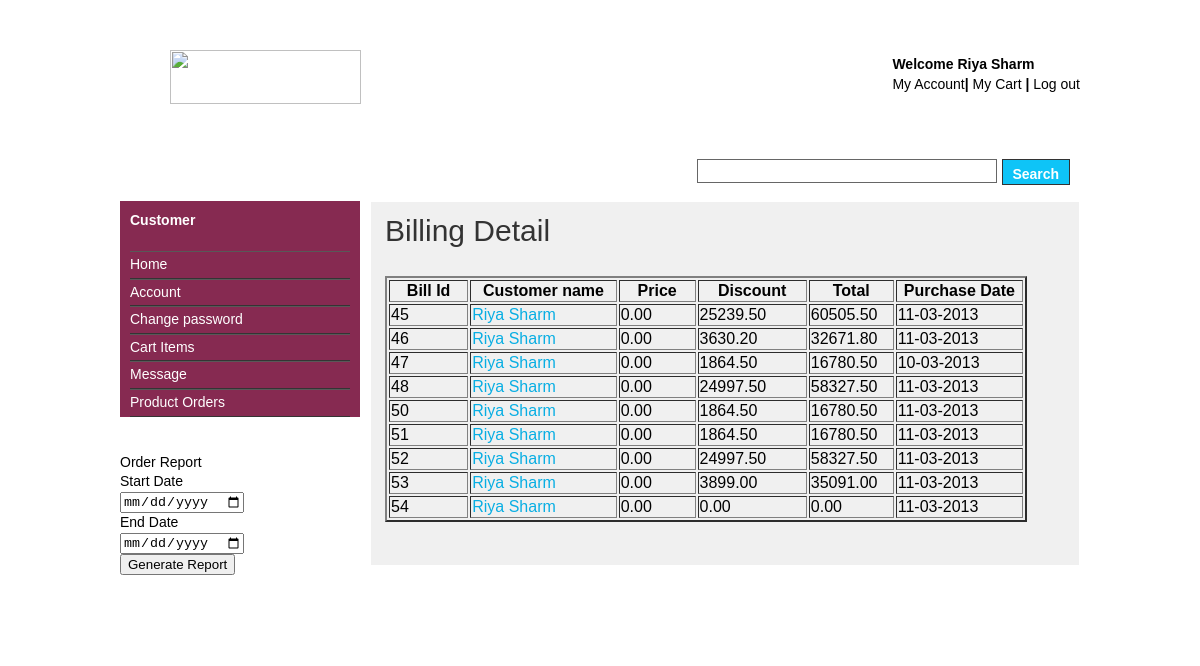
The app's page /billingdetail.php?billst=ord (signed in) with its own data.
### tables this page shows
CREATE TABLE IF NOT EXISTS `customer` (
  `custid` int(10) NOT NULL AUTO_INCREMENT,
  `custfname` varchar(20) NOT NULL,
  `custlname` varchar(20) NOT NULL,
  `dob` date NOT NULL,
  `address` text NOT NULL,
  `state` varchar(20) NOT NULL,
  `country` varchar(20) NOT NULL,
  `contactno` varchar(20) NOT NULL,
  `email` varchar(20) NOT NULL,
  `c_password` varchar(20) NOT NULL,
  `lastlogin` datetime NOT NULL,
  `created_at` datetime NOT NULL,
  `status` varchar(20) NOT NULL,
  PRIMARY KEY (`custid`)
);

CREATE TABLE IF NOT EXISTS `billing` (
  `bill_id` int(10) NOT NULL AUTO_INCREMENT,
  `cust_id` int(10) NOT NULL,
  `price` double(10,2) NOT NULL,
  `discount` double(10,2) NOT NULL,
  `total` double(10,2) NOT NULL,
  `purch_date` date NOT NULL,
  `deliv_date` date NOT NULL,
  PRIMARY KEY (`bill_id`)
);

### billingdetail.php (the view, shortened to what this page needs)
<?php
include("dbconnect.php");
include("header.php");
?>
  <div id="templatemo_main">
   		<div id="sidebar" class="float_l">
        	<div class="sidebar_box"><span class="bottom"></span>
   		    <?php
 if(isset($_SESSION["adlogin"]))
{
 include("adminsidebar.php");
}
else if(isset($_SESSION["splogin"]))
{
 include("adminsidebar.php");
}
else
{
 include("sidebar.php");
}
 ?>
    </div>
   		<div id="content" class="float_r">
        <h1>Billing Detail       </h1>
        <table width="642" border="2">
                    <tr>
                    <th width="62">Bill Id</th>
                      <th width="118">Customer name</th>
                        <th width="60">Price</th>
         <th width="87">Discount</th>
                        <th width="56">Total</th>
                        <th width="102">Purchase Date</th>
                    </tr>
     <?php
 if(isset($_SESSION[custid]))
 {
	if($_GET[billst] == "ord")
	{
	$result= mysqli_query($con,"SELECT * FROM billing where cust_id='$_SESSION[custid]'");
	}
	else if($_GET[billst] == "del")
	{
		$dt = date("Y-m-d");
	$result= mysqli_query($con,"SELECT * FROM billing where cust_id='$_SESSION[custid]' AND deliv_date<'$dt'");
	}
}
else
{
$result= mysqli_query($con,"SELECT * FROM billing");
}
    while($row = mysqli_fetch_array($result))
  {
  echo "<tr>";
  echo "<td>" . $row['bill_id'] . "</td>";
  echo "<td>";
  $result1= mysqli_query($con,"SELECT * FROM customer where custid = '$row[cust_id]'");
$row1 = mysqli_fetch_array($result1);
echo "<a href='billing.php?bid=$row[bill_id]'>".$row1[custfname]. " ". $row1[custlname]."</a>";
  echo "</td>";
  echo "<td>" . $row['price'] . "</td>";
  echo "<td>" . $row['discount'] . "</td>";
  echo "<td>" . $row['total'] . "</td>";
  echo "<td>" .  $date = date("d-m-Y ", strtotime($row['purch_date'])). "</td>";
  echo "</tr>";
  }
?>
          </table>
        <p>&nbsp;</p>
</div>
<div class="row">
	<div class="col-md-12">
		<div class="panel panel-default">
			<div class="panel-heading">
				<i class="glyphicon glyphicon-check"></i>	Order Report
			</div>
			<div class="panel-body">
				<form class="form-horizontal" action="getOrderReport.php" method="post" id="getOrderReportForm">
				  <div class="form-group">
				    <label for="startDate" class="col-sm-2 control-label">Start Date</label>
				    <div class="col-sm-10">
				      <input type="date" class="form-control" id="startDate" name="startDate" placeholder="Start Date" />
				    </div>
				  </div>
				  <div class="form-group">
				    <label for="endDate" class="col-sm-2 control-label">End Date</label>
				    <div class="col-sm-10">
				      <input type="date" class="form-control" id="endDate" name="endDate" placeholder="End Date" />
				    </div>
				  </div>
				  <div class="form-group">
				    <div class="col-sm-offset-2 col-sm-10">
				      <button type="submit" class="btn btn-success" id="generateReportBtn"> <i class="glyphicon glyphicon-ok-sign"></i> Generate Report</button>
				    </div>
				  </div>
				</form>
			</div>
		</div>
	</div>
</div>
</div>
    <?php
	include("footer.php");
	?>

### header.php (shortened to what this page needs)
<?php
include("dbconnect.php");
$resultuser = mysqli_query($con,"SELECT * FROM customer where custid='$_SESSION[custid]'");
while ($myrowuser = mysqli_fetch_array($resultuser))
	{
	$cname = $myrowuser[custfname]. " ". $myrowuser[custlname];
	}
?>
<html>
<head>
<link href="css/templatemo_style.css" rel="stylesheet" type="text/css" />
<link rel="stylesheet" type="text/css" href="css/ddsmoothmenu.css" />
<link rel="stylesheet" type="text/css" media="all" href="css/jquery.dualSlider.0.2.css" />
</head>
<body>
<div id="templatemo_wrapper">
	<div id="templatemo_header">
    	<a href="index.php"><div id="site_title">
        	<h1>&nbsp;&nbsp;&nbsp;&nbsp;&nbsp;&nbsp;<img src="images/nexus.jfif" width="191" height="54" /></h1>
        </div></a>
        <div id="header_right">
	       <strong>
		<?php
			if(isset($_SESSION["loginid"]))
			{
				echo "Welcome ".$cname;
			}
			?>
		<br/>
  		<a href="viewaccount.php">My Account</a>| <a href="shoppingcart.php">My Cart</a> |
            <?php
			if(isset($_SESSION["loginid"]))
			{
				?>
               <a href="logout.php">Log out</a>
				<?php
			}
			else
			{
				?>
             <a href="login.php">Log In</a>
		| <a href="register.php">Register</a>
        <?php
			}
			?>
        </strong></div>
    </div>
    <div id="templatemo_menu">
    	<div id="top_nav" class="ddsmoothmenu">
            <ul>
                <li><a href="index.php?selected=1" <?php if($_GET[selected]=="1") { echo "class='selected'"; } ?>>Home</a></li>
                <li><a href="products.php?selected=2" <?php if($_GET[selected]=="2") { echo "class='selected'"; } ?>>Products</a></li>
                <li><a href="about.php?selected=3" <?php if($_GET[selected]=="3") { echo "class='selected'"; } ?>>About</a></li>
                <li><a href="contact.php?selected=6" <?php if($_GET[selected]=="6") { echo "class='selected'"; } ?>>Contact</a></li>
            </ul>
            <br style="clear: left" />
        </div>
        <div id="menu_second_bar">
        	<div id="templatemo_search">
                <form name="search" method="post" action="products.php">
                  <input type="text" name="searchpr" id="searchpr" title="search"  class="txt_field" />
                  <input type="submit" name="Search" value=" Search " alt="Search" id="searchbutton" title="Search" class="sub_btn"  />
                </form>
            </div>
    	</div>
    </div>

### templatemo_style.css (style rules this page uses)
body { margin: 0; padding: 0; color: #000; font-family: Tahoma, Geneva, sans-serif; font-size: 14px; line-height: 1.4em; background-color: #FFF; background-repeat: repeat; background-image: url(../images/templatemo_body.jpg) }
a, a:link, a:visited { color: #08aee3; font-weight: normal; text-decoration: none; }
p { margin: 0 0 10px 0; padding: 0; }
img { border: none; }
h1, h2, h3, h4, h5, h6 { color: #333; font-weight: normal; }
h1 { font-size: 30px; margin: 0 0 30px; padding: 5px 0; }
.float_l { float: left }
.float_r { float: right }
#templatemo_wrapper { width: 960px; margin: 0 auto; padding: 0 10px 10px; }
#templatemo_header { width: 100%; padding: 50px 0 10px; }
#templatemo_menu { width: 100%; height: 77px; margin-bottom: 10px; background: url(../images/templatemo_menu.jpg) repeat-x }
#templatemo_main { width: 100%; margin-bottom: 10px; }
#content { width: 680px; background: #f0f0f0; border: 1px solid #fff; padding: 14px; }
#sidebar { width: 240px }
#site_title { float: left; }
#site_title h1 { margin: 0; padding: 0; }
#header_right { float: right; margin-top: 5px; }
#header_right a { color: #000; }
#menu_second_bar { color: #FFF; padding: 5px 10px; }
#templatemo_search { color: #FFF; float: right; }
#templatemo_search form { margin: 0; padding: 0; }
#templatemo_search .txt_field { float: left; display: block; margin-right: 5px; height: 24px; line-height: 24px; width: 300px; color: #000; font-size: 12px; padding: 0 5px; font-variant: normal; border: 1px solid #666; background: #FFF; }
#templatemo_search .sub_btn { float: right; display: block; color: #fff; height: 26px; font-size: 14px; font-weight: 700; line-height: 26px; cursor: pointer; border: 1px solid #333; background: #0ec4f7; }
.sidebar_box { position: relative; background: #862A51; margin-bottom: 36px; }
.sidebar_box span.bottom { position: absolute; bottom: -26px; left: 0; width: 240px; height: 26px; background: url(../images/templatemo_sidebar_bottom.jpg) }

### ddsmoothmenu.css (style rules this page uses)
.ddsmoothmenu ul { z-index:100; margin: 0; padding: 0; list-style-type: none; }
.ddsmoothmenu ul li { position: relative; display: inline; float: left; }
.ddsmoothmenu ul li a { display: block; padding: 0 30px; height: 40px; line-height: 40px; margin-right: 1px; font-size: 14px; color: #FFF; text-decoration: none; outline: none; text-align: center; background: url(images/templatemo_menu_divider.png) right center no-repeat }

### records on screen
customer: cname "Riya Sharm"
billing: bill_id "45", customer.custfname "Riya", customer.custlname "Sharm", price "0.00", discount "25239.50", total "60505.50", purch_date "11-03-2013"
billing: bill_id "46", customer.custfname "Riya", customer.custlname "Sharm", price "0.00", discount "3630.20", total "32671.80", purch_date "11-03-2013"
billing: bill_id "47", customer.custfname "Riya", customer.custlname "Sharm", price "0.00", discount "1864.50", total "16780.50", purch_date "10-03-2013"
billing: bill_id "48", customer.custfname "Riya", customer.custlname "Sharm", price "0.00", discount "24997.50", total "58327.50", purch_date "11-03-2013"
billing: bill_id "50", customer.custfname "Riya", customer.custlname "Sharm", price "0.00", discount "1864.50", total "16780.50", purch_date "11-03-2013"
billing: bill_id "51", customer.custfname "Riya", customer.custlname "Sharm", price "0.00", discount "1864.50", total "16780.50", purch_date "11-03-2013"
billing: bill_id "52", customer.custfname "Riya", customer.custlname "Sharm", price "0.00", discount "24997.50", total "58327.50", purch_date "11-03-2013"
billing: bill_id "53", customer.custfname "Riya", customer.custlname "Sharm", price "0.00", discount "3899.00", total "35091.00", purch_date "11-03-2013"
billing: bill_id "54", customer.custfname "Riya", customer.custlname "Sharm", price "0.00", discount "0.00", total "0.00", purch_date "11-03-2013"
